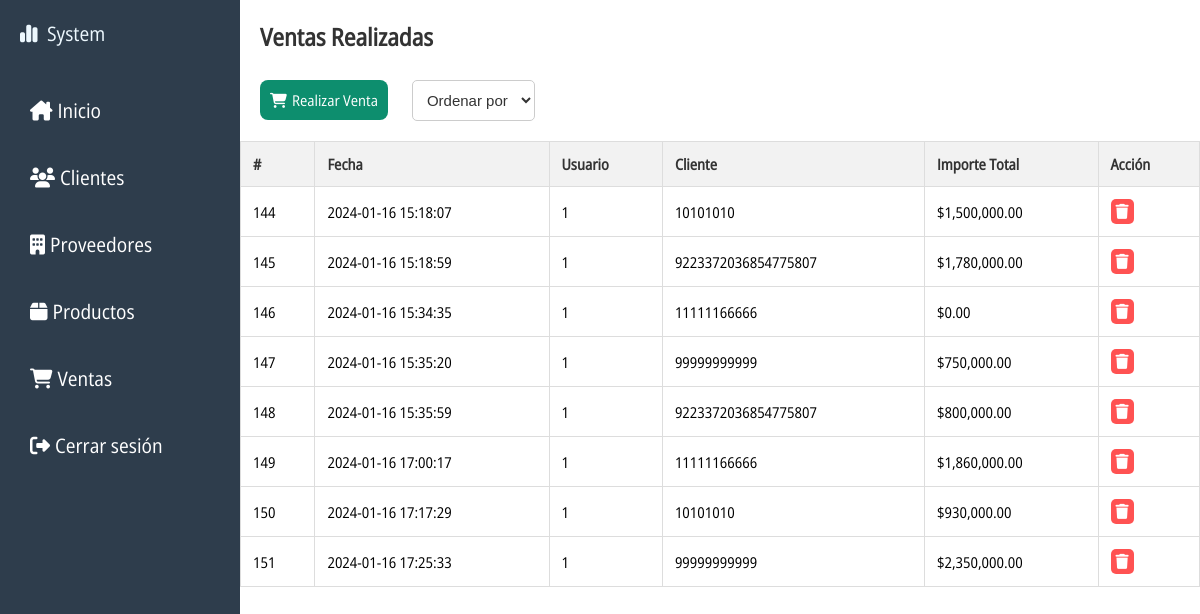
The page /ventasrealizadas.php (signed in) on the database its author committed.
### tables this page shows
CREATE TABLE `venta` (
  `id_venta` int(11) NOT NULL,
  `fecha` timestamp NOT NULL DEFAULT current_timestamp(),
  `id_usuario` int(11) DEFAULT NULL,
  `importe_total` decimal(10,2) DEFAULT NULL,
  `id_cliente` int(11) DEFAULT NULL
);

CREATE TABLE `cliente` (
  `id_cliente` int(11) NOT NULL,
  `nom_ape` text NOT NULL,
  `dni_cuit` bigint(25) NOT NULL,
  `email` varchar(255) NOT NULL,
  `telefono` bigint(25) NOT NULL,
  `direccion` varchar(255) NOT NULL,
  `localidad` varchar(255) NOT NULL
);

### ventasrealizadas.php (the view, shortened to what this page needs)
<?php
include('conexion.php');
$sql = "SELECT v.*, cl.dni_cuit
FROM venta v
JOIN cliente cl ON v.id_cliente = cl.id_cliente";
$mostrar = mysqli_query($con, $sql);
?>
<?php include("cabecera.php"); ?>
<body>
<?php include("lateral.php"); ?>
<section id="content-index">
    <h1>Ventas Realizadas</h1>
<form method="get">
            <div class="botones">
            <a href="venta.php"><i class="fa-solid fa-cart-shopping"></i>Realizar Venta</a>
                <select name="ordenar" onchange="this.form.submit()">
                    <option value="ordenarpor">Ordenar por</option>
                </select>
                </div>
        </form>
    <table class="table-user">
        <thead>
        <tr>
        <th>#</td>
        <th>Fecha</th>
        <th>Usuario</th>
        <th>Cliente</th>
        <th>Importe Total</th>
        <th>Acción</th>
        </tr>
        </thead>
        <tbody>
            <?php
            while($row = mysqli_fetch_array($mostrar)){ ?>
            <tr>
                <td><?php echo $row['id_venta']?></td>
                <td><?php echo $row['fecha']?></td>
                <td><?php echo $row['id_usuario']?></td>
                <td><?php echo $row['dni_cuit']?></td>
                <td><?php echo '$' . number_format($row['importe_total'], 2)?></td>
                <td>
                <a href="javascript:void(0);" onclick="confirmarEliminarVenta(<?php echo $row['id_venta']; ?>)"><i class="fa-solid fa-trash"></i></a>
                </td>
            </tr>
            <?php } ?>
        </tbody>
    </table>
    </section>
</div>
</body>
</html>

### css/estilo.css (style rules this page uses)
* { margin: 0px; padding: 0px; }
#content-index { background-color: white; grid-area: content-index; overflow-y: auto; }
#content-index h1 { font-family: OpenSans; color: #333; margin: 20px; display: inline-block; }
.table-user { font-family: OpenSans; font-size: 15px; border-collapse: collapse; width: 100%; margin: 20px 0; overflow-y: auto; max-height: calc(100vh - 40px); }
.table-user th, .table-user td { padding: 12px; border: 1px solid #ddd; text-align: left; }
.table-user th { background-color: #f2f2f2; color: #333; }
.table-user td a i.fa-trash { background-color: #FF5252; color: white; padding: 5px; border-radius: 5px; }
.botones a { font-family: OpenSans; color: white; background-color:#0D8E6E ; padding: 10px; text-decoration: none; border-radius: 8px; font-size: 15px; margin-left: 20px; }
.botones a i { margin-right: 5px; margin-top:20px; margin-bottom: 10px; }
select { padding: 10px; font-size: 15px; border: 1px solid #ccc; border-radius: 5px; background-color: #fff; color: #333; margin-left: 20px; }
select option { background-color: #fff; color: #333; }
form a { font-family: OpenSans; color: white; background-color:#0D8E6E ; padding: 0px 10px 0 10px; text-decoration: none; border-radius: 8px; font-size: 15px; margin-left: 20px; }
form a i { margin-right: 5px; margin-top:20px; margin-bottom: 10px; }

### rows shown on the page
venta: id_venta "144", fecha "2024-01-16 15:18:07", id_usuario "1", id_cliente.dni_cuit "10101010", importe_total "1,500,000.00"
venta: id_venta "145", fecha "2024-01-16 15:18:59", id_usuario "1", id_cliente.dni_cuit "9223372036854775807", importe_total "1,780,000.00"
venta: id_venta "146", fecha "2024-01-16 15:34:35", id_usuario "1", id_cliente.dni_cuit "11111166666", importe_total "0.00"
venta: id_venta "147", fecha "2024-01-16 15:35:20", id_usuario "1", id_cliente.dni_cuit "99999999999", importe_total "750,000.00"
venta: id_venta "148", fecha "2024-01-16 15:35:59", id_usuario "1", id_cliente.dni_cuit "9223372036854775807", importe_total "800,000.00"
venta: id_venta "149", fecha "2024-01-16 17:00:17", id_usuario "1", id_cliente.dni_cuit "11111166666", importe_total "1,860,000.00"
venta: id_venta "150", fecha "2024-01-16 17:17:29", id_usuario "1", id_cliente.dni_cuit "10101010", importe_total "930,000.00"
venta: id_venta "151", fecha "2024-01-16 17:25:33", id_usuario "1", id_cliente.dni_cuit "99999999999", importe_total "2,350,000.00"
